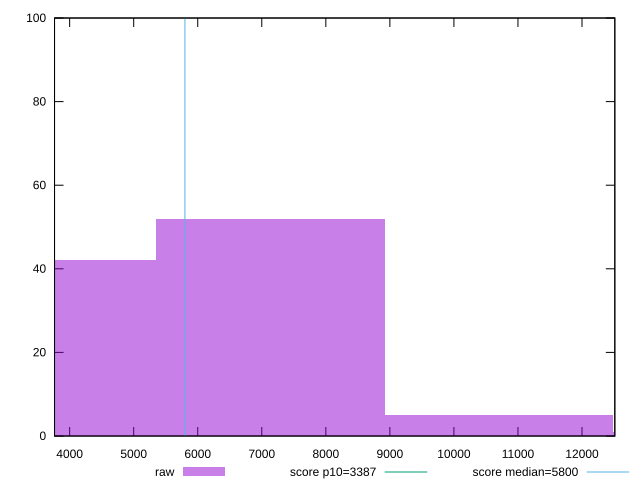

Write gnuplot code to recreate this figure.
reset

$raw <<EOF
14271.65178072706 1
10703.738835545295 5
7135.82589036353 52
3567.912945181765 42
EOF

set key outside below
set boxwidth 3567.912945181765
set xrange [3763.8779361670236:12512.440109029718]
set yrange [0:100]
set trange [0:100]
set style fill transparent solid 0.5 noborder

set parametric
set terminal svg size 640, 490 enhanced background rgb 'white'
set output "report_00014_2021-02-09T15:56:05.503Z/speed-index/samples/pages+cached/raw/histogram.svg"

plot $raw title "raw" with boxes, \
     3387,t title "score p10=3387", \
     5800,t title "score median=5800"

reset
